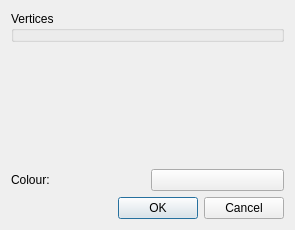
<?xml version="1.0" encoding="UTF-8"?>
<ui version="4.0">
 <class>VertexObjectEditor</class>
 <widget class="QDialog" name="VertexObjectEditor">
  <property name="geometry">
   <rect>
    <x>0</x>
    <y>0</y>
    <width>295</width>
    <height>230</height>
   </rect>
  </property>
  <property name="windowTitle">
   <string>Dialog</string>
  </property>
  <layout class="QVBoxLayout" name="verticalLayout">
   <item>
    <widget class="QGroupBox" name="verticesContainer">
     <property name="title">
      <string>Vertices</string>
     </property>
    </widget>
   </item>
   <item>
    <spacer name="verticalSpacer">
     <property name="orientation">
      <enum>Qt::Vertical</enum>
     </property>
     <property name="sizeHint" stdset="0">
      <size>
       <width>20</width>
       <height>40</height>
      </size>
     </property>
    </spacer>
   </item>
   <item>
    <layout class="QHBoxLayout" name="horizontalLayout">
     <item>
      <widget class="QLabel" name="label">
       <property name="text">
        <string>Colour:</string>
       </property>
      </widget>
     </item>
     <item>
      <widget class="QPushButton" name="color">
       <property name="text">
        <string/>
       </property>
      </widget>
     </item>
    </layout>
   </item>
   <item>
    <widget class="QDialogButtonBox" name="buttonBox">
     <property name="orientation">
      <enum>Qt::Horizontal</enum>
     </property>
     <property name="standardButtons">
      <set>QDialogButtonBox::Cancel|QDialogButtonBox::Ok</set>
     </property>
    </widget>
   </item>
  </layout>
 </widget>
 <resources/>
 <connections>
  <connection>
   <sender>buttonBox</sender>
   <signal>accepted()</signal>
   <receiver>VertexObjectEditor</receiver>
   <slot>accept()</slot>
   <hints>
    <hint type="sourcelabel">
     <x>248</x>
     <y>254</y>
    </hint>
    <hint type="destinationlabel">
     <x>157</x>
     <y>274</y>
    </hint>
   </hints>
  </connection>
  <connection>
   <sender>buttonBox</sender>
   <signal>rejected()</signal>
   <receiver>VertexObjectEditor</receiver>
   <slot>reject()</slot>
   <hints>
    <hint type="sourcelabel">
     <x>316</x>
     <y>260</y>
    </hint>
    <hint type="destinationlabel">
     <x>286</x>
     <y>274</y>
    </hint>
   </hints>
  </connection>
 </connections>
</ui>
